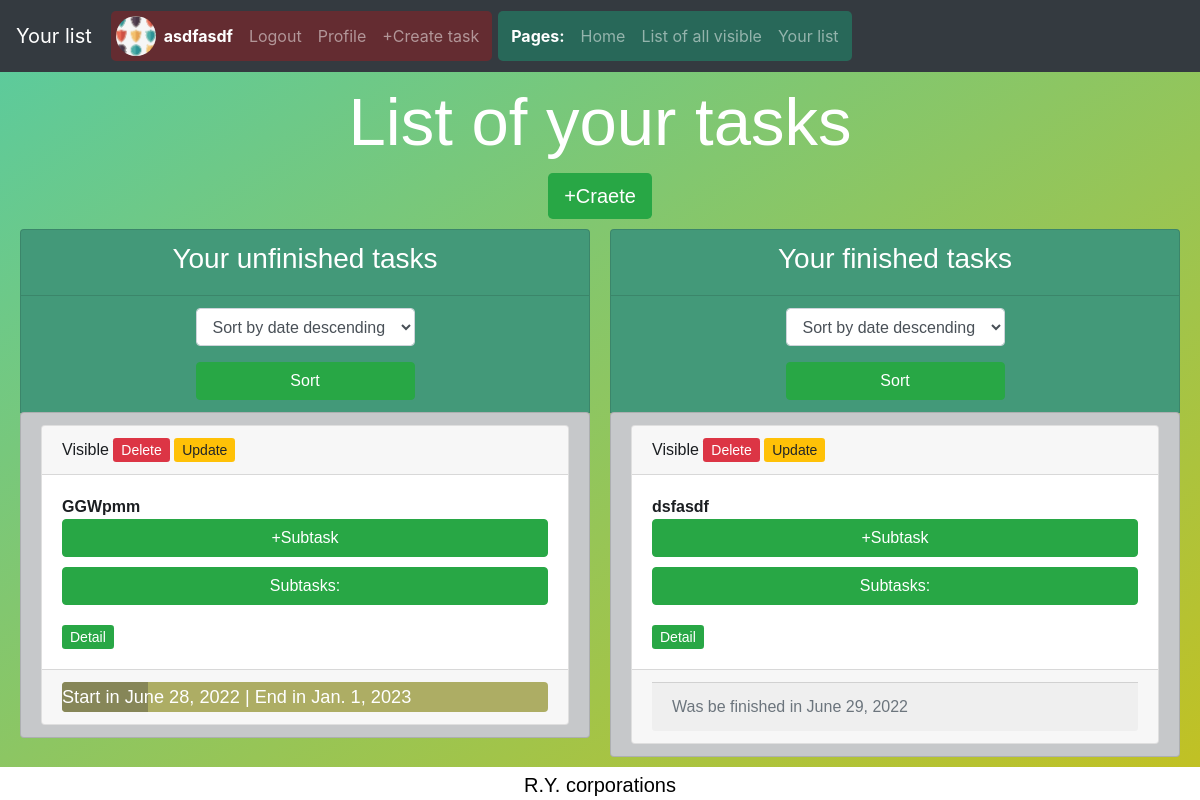
The page /list/prile/2/ (signed in) on the database its author committed.
### users/models.py (models this page shows, shortened)
class CustomUser(AbstractUser):
    email_active = models.BooleanField(default=False, verbose_name='User is active')
    image = models.ImageField(upload_to='media', verbose_name='Image')
    email = models.EmailField(unique=True)

### tasks/models.py (models this page shows, shortened)
class Task(models.Model):
    slug = models.TextField(unique=True, null=True, blank=True)
    author = models.ForeignKey(get_user_model(), on_delete=models.CASCADE)
    date_start = models.DateField(default=datetime.date.today())
    date_end = models.DateField(default=datetime.date.today())
    text = models.CharField(max_length=200)
    finished = models.BooleanField(default=False)
    visible = models.BooleanField(default=False)
    def get_progress(self):
        return (datetime.date.today() - self.date_start) / (self.date_end - self.date_start) * 100

### tasks/views.py (the view)
# urls.py: path('list/prile/<slug:pk>/', TaskProfileListView.as_view(), name='profile_list'),
class TaskProfileListView(UserPassesTestMixin, LoginRequiredMixin, AuthFormsMixin, TasksUpdateMixin, ListView):
    model = Task
    template_name = 'tasks/list_profile.html'
    extra_context = {'title': 'Your list'}
    form_class = SortTasksForm
    def test_func(self):
        user_detail = get_user_model().objects.get(pk=self.kwargs['pk'])
        return self.request.user == user_detail
    def get_context_data(self, **kwargs):
        context = super().get_context_data(**kwargs)
        user = get_user_model().objects.get(pk=self.kwargs['pk'])
        context['finished_list'] = self.model.objects.all().filter(finished=True, author=user)
        context['unfinished_list'] = self.model.objects.all().filter(finished=False, author=user)
        context['sort_form'] = self.form_class()
        context['subtask_form'] = SubTaskForm()
        return context

### users/forms.py
class CustomUserCreateForm(UserCreationForm):
    username = forms.CharField(max_length=100, label='Account name')
    first_name = forms.CharField(max_length=20, label='Name')
    password1 = forms.CharField(widget = forms.TextInput(attrs={'type':'password'}), label = "Password")
    password2 = forms.CharField(widget = forms.TextInput(attrs={'type':'password'}), label = "Password again")
    class Meta(UserCreationForm):
        model = get_user_model()
        fields = ('username', 'first_name', 'email', 'image')

### tasks/forms.py
class SortTasksForm(forms.Form):
    CHOICES = (
    ('date_descending', 'Sort by date descending'),
    ('date_ascending', 'Sort by date ascending'))
    choices = forms.ChoiceField(choices=CHOICES, label='')

### tasks/views.py (called while the page is built)
    def get_context_data(self, **kwargs):
        context = super().get_context_data(**kwargs)
        context['signup'] = CustomUserCreateForm()
        context['login'] = AuthenticationForm()
        return context

    def get(self, request, *args, **kwargs):
        all_unfinished_tasks = Task.objects.all().filter(finished=False)
        for task in all_unfinished_tasks:
            if task.date_end <= datetime.date.today():
                task.finished = True
                task.save()
        return super().get(request, *args, **kwargs)

### templates/tasks/list_profile.html (shortened to what this page needs)
{% extends 'base.html' %}
{% load static %}
{% load crispy_forms_tags %}
{% block links %}
    <link href="{% static 'css/tasks/task.css'%}" rel="stylesheet">
    <link href="{% static 'css/tasks/subtask.css'%}" rel="stylesheet">
    <link href="{% static 'css/tasks/list.css'%}" rel="stylesheet">
    <link href="{% static 'css/tasks/list_profile.css'%}" rel="stylesheet">
{% endblock links %}
{% block content %}
    <div class="tasks_logo">List of your tasks</div>
    <a class="btn-lg btn-success" href="{% url 'task_create' %}">+Craete</a>
    <div class="tasks">
        <div>
            <ul class="list-group tasks_list">
                <li class="list-group-item list-group-item-danger tasks_logo_cards">
                    <h3>Your unfinished tasks</h3>
                </li>
                <li class="list-group-item list-group-item-danger tasks_logo_cards">
                    <form action="{% url 'sort_task' True False%}" method="post" class="unfinished_form sort_form">
                        {{sort_form|crispy}}
                        <input class="btn btn-success form_button" type="submit" value="Sort">
                    </form>
                </li>
                <div class="unfinished_tasks">
                    {% for unfinished_task in unfinished_list %}
                        {% include 'tasks/task.html' with task=unfinished_task profile=True subtask_form=subtask_form %}
                    {% endfor %}
                </div>
            </ul>
        </div>
        <div>
            <ul class="list-group tasks_list">
                <li class="list-group-item list-group-item-danger tasks_logo_cards">
                    <h3>Your finished tasks</h3>
                </li>
                <li class="list-group-item list-group-item-danger tasks_logo_cards">
                    <form action="{% url 'sort_task' True True%}" method="post" class="finished_form sort_form">
                        {{sort_form|crispy}}
                        <input class="btn btn-success form_button" type="submit" value="Sort">
                    </form>
                </li>
                <div class="finished_tasks">
                    {% for finished_task in finished_list %}
                        {% include 'tasks/task.html' with task=finished_task profile=True subtask_form=subtask_form%}
                    {% endfor %}
                </div>
            </ul>
        </div>
    </div>
{% endblock content %}

### templates/base.html (shortened to what this page needs)
<!DOCTYPE html>
{% load static %}
{% load crispy_forms_tags %}
<html>
    <head>
        <link rel="stylesheet" href="https://cdn.jsdelivr.net/npm/bootstrap@4.3.1/dist/css/bootstrap.min.css">
        <link href="{% static 'css/base.css'%}" rel="stylesheet">
        {% block links %}{% endblock links %}
    </head>
    <body>
        <header>
            <nav class="navbar navbar-expand-lg navbar-dark bg-dark fixed-top">
                <span class="navbar-brand">{{title}}</span>
                <div class="collapse navbar-collapse" id="navbarSupportedContent">
                    <ul class="navbar-nav mr-auto">
                        <li class="nav-item user_links">
                            <ul class="navbar-nav mr-auto">
                                {% if user.is_authenticated %}
                                    <li class="nav-item">
                                        <img src = {{user.image.url}} alt = "Image" class="user_image">
                                    </li>
                                    <li class="nav-item">
                                        <span class="nav-link active"><b>{{user.first_name}}</b></span>
                                    </li>
                                    <li class="nav-item">
                                        <a class="nav-link" href="{% url 'logout' %}">Logout</a>
                                    </li>
                                    <li class="nav-item">
                                        <a class="nav-link" href="{% url 'user_detail' user.pk %}">Profile</a>
                                    </li>
                                    <li class="nav-item">
                                        <a class="nav-link" href="{% url 'task_create' %}">+Create task</a>
                                    </li>
                                {% endif %}
                            </ul>
                        </li>
                        <li class="nav-item page_links">
                            <ul class="navbar-nav mr-auto">
                                <span class="nav-link active"><b>Pages:</b></span>
                                <li class="nav-item">
                                    <a class="nav-link" href="{% url 'home' %}">Home</a>
                                </li>
                                <li class="nav-item">
                                    <a class="nav-link" href="{% url 'list' %}">List of all visible</a>
                                </li>
                                {% if user.is_authenticated %}
                                    <li class="nav-item">
                                        <a class="nav-link" href="{% url 'profile_list' user.pk %}">Your list</a>
                                    </li>
                                {% endif %}
                            </ul>
                        </li>
                    </ul>
                </div>
            </nav>
        </header>
        <div class="content">
            {% block content %}{% endblock content %}
        </div>
        <div class="footer">R.Y. corporations</div>
    </body>
</html>

### templates/tasks/task.html (shortened to what this page needs)
{% load static %}
{% load crispy_forms_tags %}
<li class="list-group-item list-group-item-dark">
    <div class="card">
        <div class="card-header">
            {% if profile %}
                {% if task.visible %}
                    Visible
                {% else %}
                    Not visible
                {% endif %}
                <a href="{% url 'task_delete' task.slug %}" class="btn-sm btn-danger">Delete</a>
                <a href="{% url 'task_update' task.slug %}" class="btn-sm btn-warning">Update</a>
            {% else %}
                {{task.author.first_name}}
            {% endif %}
        </div>
        <div class="card-body">
            <b>{{task.text}}</b>
            {% if profile %}
                <br/><button class="btn btn-success btn_sub_create form_button">+Subtask</button>
            {% endif %}
                    <button class="btn btn-success sub_list_but form_button">Subtasks:</button>
            {% if not detail %}
                <a href="{% url 'task_detail' task.slug %}" class="btn-sm btn-success">Detail</a>
            {% endif %}
        </div>
        <div class="card-footer text-muted">
            {% if task.finished %}
                <div class="card-footer text-muted">
                    Was be finished in {{task.date_end}}
                </div>
            {% else %}
                <div class="progress">
                    <div class="progress-bar" role="progressbar" style="width: {{task.get_progress}}%" aria-valuenow="{{task.get_progress}}" aria-valuemin="0" aria-valuemax="100">
                        Start in {{task.date_start}} | End in {{task.date_end}}
                    </div>
                </div>
            {% endif %}
        </div>
    </div>
</li>

### static/css/base.css (style rules this page uses)
* { margin: 0; padding: 0; }
.content { padding-top: 72px; min-height: calc(100vh - 35px); }
.footer { height: 35px; width: 100%; background-color: white; display: flex; align-items: center; justify-content: center; font-size: 20px; font-family: sans-serif; color: black; }
.user_image { width: 40px; height: 40px; object-fit: cover; border-radius: 50%; }
.user_links { background-color: rgba(255, 0, 0, 0.234); padding: 5px; border-radius: 5px; margin: 3px; }
.page_links { background-color: rgba(0, 255, 170, 0.234); padding: 5px; border-radius: 5px; margin: 3px; }
.form_button { width: 100%; }

### static/css/tasks/task.css (style rules this page uses)
.progress { height: 30px; font-size: calc(10px + (7 + 7 * 0.7) * ((100vw - 320px) / 1280));; background-color: rgba(145, 32, 32, 0.337); }
.progress-bar { background-color: rgb(238, 99, 99); }
.sub_list_but { margin-top: 10px; }

### static/css/tasks/list.css (style rules this page uses)
.content { display: flex; flex-direction: column; align-items: center; justify-content: center; font-family: sans-serif; color: white; background: linear-gradient(to right bottom, rgb(203, 88, 109), rgb(71, 74, 81)); }
.tasks_logo { font-size: calc(32px + (30 + 30 * 0.7) * ((100vw - 320px) / 1280)); }
.tasks { display: flex; flex-wrap: wrap; align-items: flex-start; justify-content: center; width: 100%; }
.tasks_logo_cards { display: flex; align-items: center; justify-content: center; }
.tasks_list { margin: 10px; min-width: 300px; width: calc(50vw - 30px); }
.progress { height: 30px; font-size: calc(10px + (7 + 7 * 0.7) * ((100vw - 320px) / 1280));; background-color: rgba(145, 32, 32, 0.337); }
.progress-bar { background-color: rgb(238, 99, 99); }

### static/css/tasks/list_profile.css (style rules this page uses)
.content { background: linear-gradient(to right bottom, rgb(88, 203, 161), rgb(193, 193, 36)); }
.list-group-item-danger { background-color: rgb(67, 153, 121); color: white; }
.progress { background-color: rgba(136, 136, 27, 0.664); }
.progress-bar { background-color: rgb(134, 134, 88); }

### rows shown on the page
CustomUser: image (picture), first_name "asdfasdf"
Task: visible "Visible", text "GGWpmm", date_start "June 28, 2022", date_end "Jan. 1, 2023"
Task: visible "Visible", text "dsfasdf", date_end "June 29, 2022"

### other values the page prints
{{ title }} "Your list"
